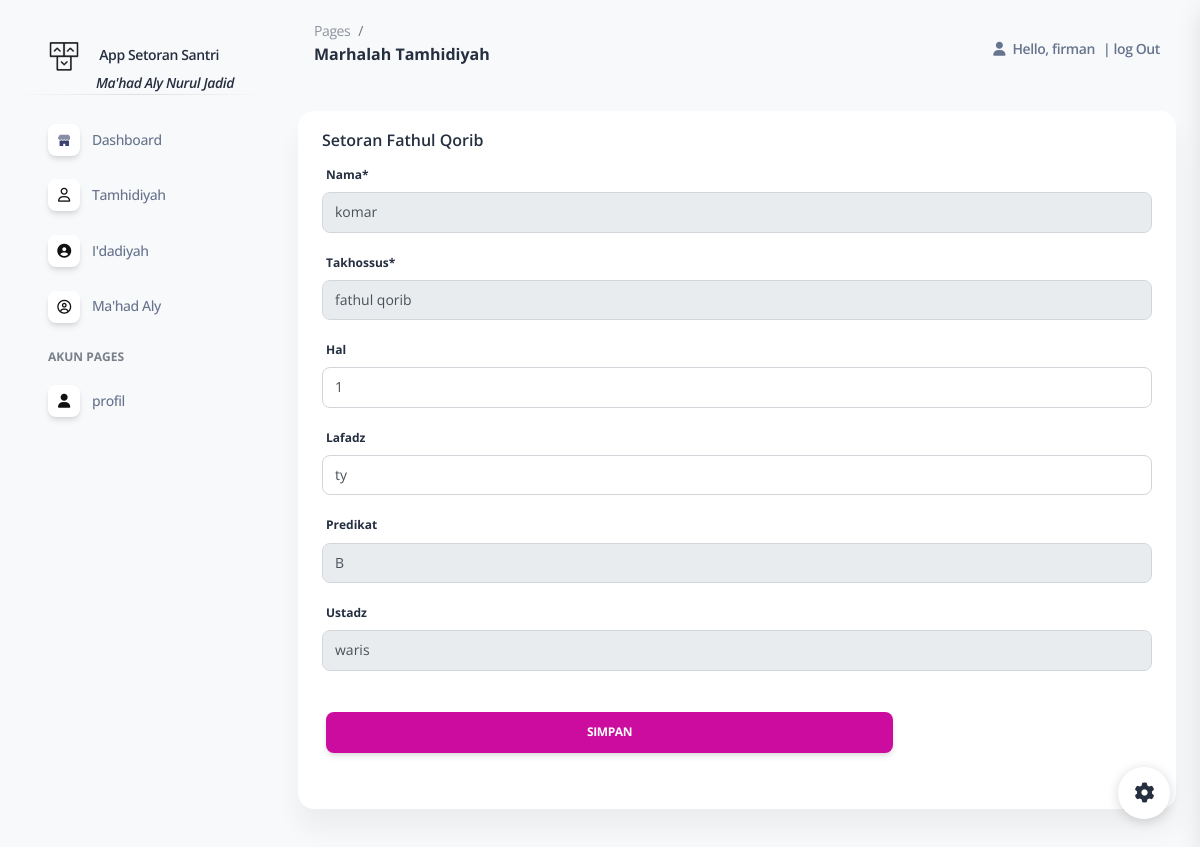
The app's page /setorqrb/2 (signed in) with its own data.
### appstor/models.py (models this page shows, shortened)
class Santri(models.Model):
    jenis={
        ('laki-laki','laki-laki'),
        ('perempuan','perempuan')
     }
    statusp={
        ('siswa','siswa'),
        ('mahasiswa','mahasiswa'),
        ('salaf','salaf')
     }
    marhalah={
        ('Tamhidiyah','Tamhidiyah'),
        ('Idadiyah','Idadiyah'),
        ('Mahad Aly','Mahad Aly'),
     }
    jns={
        ('nubzah','nubzah'),
        ('fathul qorib','fathul qorib'),
        ('fathul muin','fathul muin'),
        ('faroid','faroid'),
        ('arudl','arudl'),
        ('mantiq','mantiq'),
        ('balaghoh','balaghoh'),
        ('qowaid fiqh','qowaid fiqh'),
        ('usul fiqh','usul fiqh'),
     }
    nama = models.CharField(max_length=200, blank=False, null=True)
    alamat = models.CharField( max_length=200, blank=True, null=True)
    status = models.CharField(choices=statusp, max_length=200, blank=True, null=True)
    jk = models.CharField(choices=jenis, max_length=20, blank=True, null=True)
    marhalah= models.CharField(choices=marhalah, max_length=30, blank=True, null=True)
    takhossus = models.CharField(choices=jns, max_length=30, blank=True, null=True)
    def __str__(self):
          return '%s' % (self.nama)

class Setoran(models.Model):
    nilai={
        ('A','A'),
        ('B','B'),
        ('C','C'),
    }
    nama = models.ForeignKey(Santri, null=True, on_delete=models.SET_NULL)
    takhossus = models.ForeignKey(Takhossus, null=True, on_delete=models.SET_NULL)
    hal = models.CharField(max_length=3, blank=True, null=True)
    lafadz = models.CharField(max_length=200, blank=True, null=True)
    tanggal = models.DateTimeField(auto_now_add=True, null=True)
    predikat = models.CharField(choices=nilai, max_length=30, blank=True, null=True)
    ustadz = models.ForeignKey(Asatidz, blank=True, null=True, on_delete=models.SET_NULL)

### appstor/views.py (the view)
@login_required(login_url='login')
def setorqrb(request,e):
    s = Setoran.objects.get(id=e)
    m = Setorank(instance=s)
    if request.method == 'POST':
        formsimpan = Setorank(request.POST)
        if formsimpan.is_valid:
            formsimpan.save()
            return redirect('/qorib')
    context = {
        'judul' : 'Marhalah Tamhidiyah',
        'form': m,
    }
    return render(request, 'data/strqorib.html', context)

### appstor/forms.py
class Setorank(ModelForm):
    class Meta:
      model = Setoran
      fields= '__all__'

### appstor/models.py (called while the page is built)
    def __str__(self):
       return self.tkh

    def __str__(self):
          return '%s' % (self.nama)

### appstor/templates/data/strqorib.html (shortened to what this page needs)
{% extends "data/main.html" %}
{% block content %}
{% load crispy_forms_tags %}
{% load static %}
<div class="container-fluid">
    <div class="row mt-3">
        <div class="col-12">
            <div class="card mb-4">
                <div class="ms-4 mt-3  pe-md-3 d-flex align-items-center">
                    <div class="me-md-2 w-25">
                        <h6 style="border: 3px;">Setoran Fathul Qorib</h6>
                    </div>
                </div>
                <div class="card-body px-0 pt-0 pb-2">
                    <div class="table-responsive p-0">
                        <div class="container">
                            <form action="" method="POST">
                                {{ form|crispy }}
                                <br>
                                <div class=" position-relative row   ms-1 mt-0 me-md-3">
                                    <button class="btn btn-primary w-70" value="Save" type="submit">Simpan</button>
                                </div>
                            </form>
                        </div>
                    </div>
                </div>
            </div>
        </div>
    </div>
</div>
{% endblock content %}

### appstor/templates/data/navbar.html (shortened to what this page needs)
{% load static %}
<!DOCTYPE html>
<html lang="en">
    <nav class="navbar navbar-main navbar-expand-lg px-0 mx-4 shadow-none border-radius-xl" id="navbarBlur" navbar-scroll="true">
        <div class="container-fluid py-1 px-3">
          <nav aria-label="breadcrumb">
            <ol class="breadcrumb bg-transparent mb-0 pb-0 pt-1 px-0 me-sm-6 me-5">
              <li class="breadcrumb-item text-sm"><a class="opacity-5 text-dark" href="javascript:;">Pages</a></li>
              <li class="breadcrumb-item text-sm text-dark active" aria-current="page">{{ page}}</li>
            </ol>
            <h6 class="font-weight-bolder mb-lg-3">{{ judul }}</h6>
          </nav>
          <div class="collapse navbar-collapse mt-sm-0 mt-2 me-md-0 me-sm-4" id="navbar">
            <ul class="navbar-nav  justify-content-end">
                <li class="nav-item d-flex align-items-center">
                    <a href="javascript:;" class="nav-link text-body font-weight-bold px-0">
                        <i class="fa fa-user me-sm-1"></i>
                        <span class="me-2 d-sm-inline d-none">Hello, {{ request.user }}</span>
                    </a>
                </li>
                {% if user.is_authenticated %}
                <li class="nav-item  d-flex align-items-center">
                    <a href="{% url 'logout' %}" class="nav-link text-body font-weight-bold px-0">
                    |
                        <span class="d-sm-inline M17 d-none">log Out</span>
                    </a>
                </li>
                {% endif %}
            </ul>
        </div>
    </div>
</nav>
</html>

### records on screen
Santri: nama "komar"
Setoran: takhossus "fathul qorib", hal "1", lafadz "ty", predikat "B", ustadz "waris"

### other values on screen
{{ judul }} "Marhalah Tamhidiyah"
{{ request.user }} "firman"
